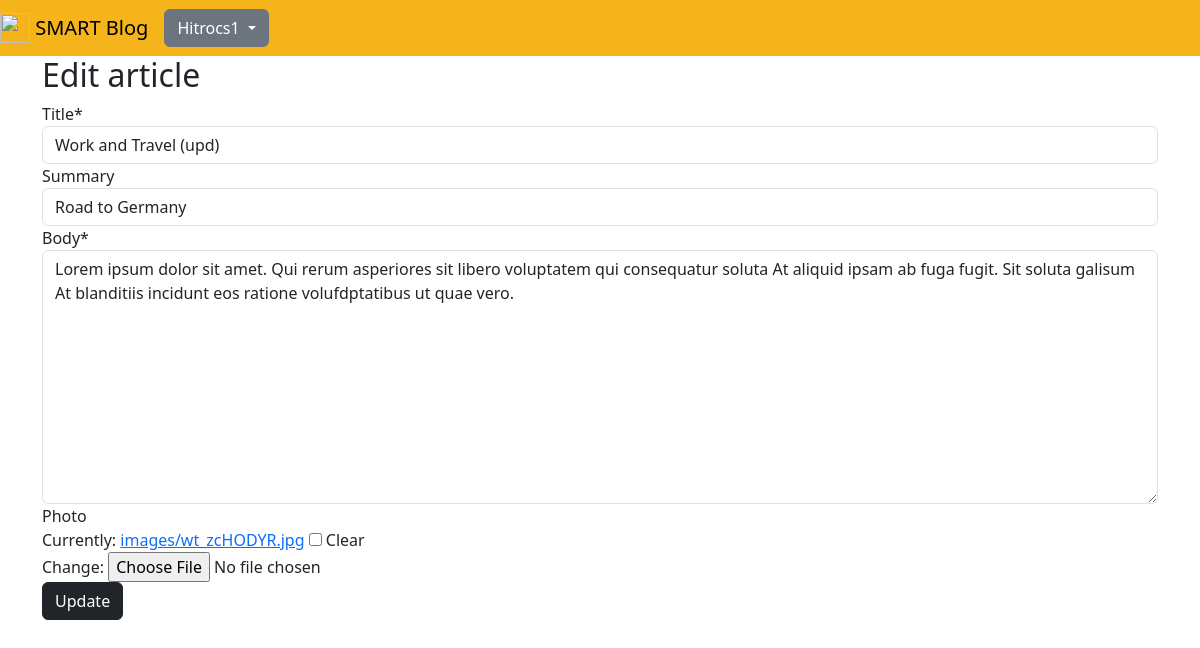
The page /articles/2/edit/ (signed in) on the database its author committed.
### accounts/models.py (models this page shows)
class CustomUser(AbstractUser):
    age = models.PositiveIntegerField(null=True, blank=True)

### articles/models.py (models this page shows, shortened)
class Article(models.Model):
    title = models.CharField(max_length=200)
    summary = models.CharField(max_length=200, blank=True)
    body = RichTextField()
    photo = models.ImageField(upload_to='images/', blank=True)
    date = models.DateTimeField(auto_now_add=True)
    author = models.ForeignKey(
        get_user_model(),
        on_delete=models.CASCADE,
    )

### articles/views.py (the view, shortened to what this page needs)
# urls.py: path('<int:pk>/edit/', ArticleUpdateView.as_view(), name='article_edit'),
class ArticleUpdateView(UpdateView, UserPassesTestMixin, LoginRequiredMixin):
    model = Article
    fields = ('title', 'summary', 'body', 'photo')
    template_name = 'article_edit.html'

### templates/article_edit.html (shortened to what this page needs)
{% extends 'base.html' %}
{% load crispy_forms_tags %}
{% block content %}
    <h2>Edit article</h2>
    <form method="post" enctype="multipart/form-data">
        {{ form|crispy }}
        <button type="submit" class="btn btn-dark">Update</button>
    </form>
{% endblock content %}

### templates/base.html (shortened to what this page needs)
{% load static %}
<!DOCTYPE html>
<html lang="en">
<head>
    <link rel="stylesheet" href="https://cdn.jsdelivr.net/npm/bootstrap@5.3.0-alpha1/dist/css/bootstrap.min.css">
</head>
<body>
<nav class="navbar navbar-expand-lg navbar-light" style="background-color: #F4B41A;">
    <a class="navbar-brand" href="{% url 'home1' %}">
        <img src="/static/assets/img/logo.png" width="30" height="30" class="d-inline-block align-top" alt="">
        SMART Blog
    </a>
    <div class="collapse navbar-collapse" id="navbarSupportedContent">
        {% if user.is_authenticated %}
        <ul class="navbar-nav ml-auto">
            <li class="nav-item">
                <div class="dropdown">
                    <button class="btn btn-secondary dropdown-toggle" type="button" data-bs-toggle="dropdown"
                            aria-expanded="false">
                        {{ user.username | title }}
                    </button>
                </div>
            </li>
        </ul>
        {% else %}
        <form class="form-inline ml-auto">
            <a href="{% url 'login' %}" class="btn btn-outline-light">Kirish</a>
            <a href="{% url 'signup' %}" class="btn btn-primary ml-2">Ro'yxatdan o'tish</a>
        </form>
        {% endif %}
    </div>
</nav>
<main>
    <div class="container">
        {% block content %}
        {% endblock content %}
    </div>
</main>
</body>
</html>

### rows shown on the page
CustomUser: username "Hitrocs1"
Article: title "Work and Travel (upd)", summary "Road to Germany", body "Lorem ipsum dolor sit amet. Qui rerum asperiores sit libero voluptatem qui consequatur soluta At aliquid ipsam ab fuga fugit. Sit soluta galisum At blanditiis incidunt eos ratione volufdptatibus ut quae vero."
